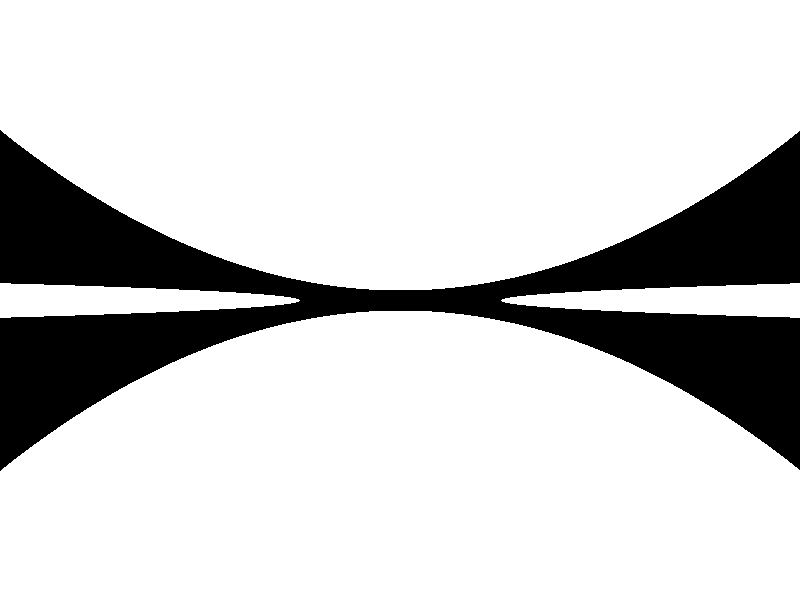
Frame 1 (no input)
Frame 2 (the mouse pressed at the canvas centre, redrawn once): identical to frame 1, image omitted

The Processing sketch that drew this single still picture (run headless with seeded random() and noise(); the mouse was pressed at the canvas centre and the sketch redrawn once):

// Processing sketch: PlayingAround
// ── PlayingAround.pde


void setup() {
  size(800, 600);
}


void draw() {
  loadPixels();
  for (int y = 0; y < height; y++) {
    for (int x = 0; x < width; x++) {
      int index = x + y * width;
      if (y >= loY(x, y) + height / 2 && y <= hiY(x, y) + height / 2 && x >= loX(x, y) + width / 2 && x <= hiX(x, y) + width / 2) {
        pixels[index] = color(0);
      } else {
        pixels[index] = color(255);
      }
    }
  }
  updatePixels();
  noLoop();
}

float loY(int a, int b) {
  float x = 1.0 * a - width / 2;
  float y = 1.0 * b - height / 2;
  return -0.001*pow(x,2) - 10;
}

float hiY(int a, int b) {
  float x = 1.0 * a - width / 2;
  float y = 1.0 * b - height / 2;
  return 0.001*pow(x,2) + 10;
}

float loX(int a, int b) {
  float x = 1.0 * a - width / 2;
  float y = 1.0 * b - height / 2;
  return -y*y - 100;
}

float hiX(int a, int b) {
  float x = 1.0 * a - width / 2;
  float y = 1.0 * b - height / 2;
  return y*y + 100;
}
